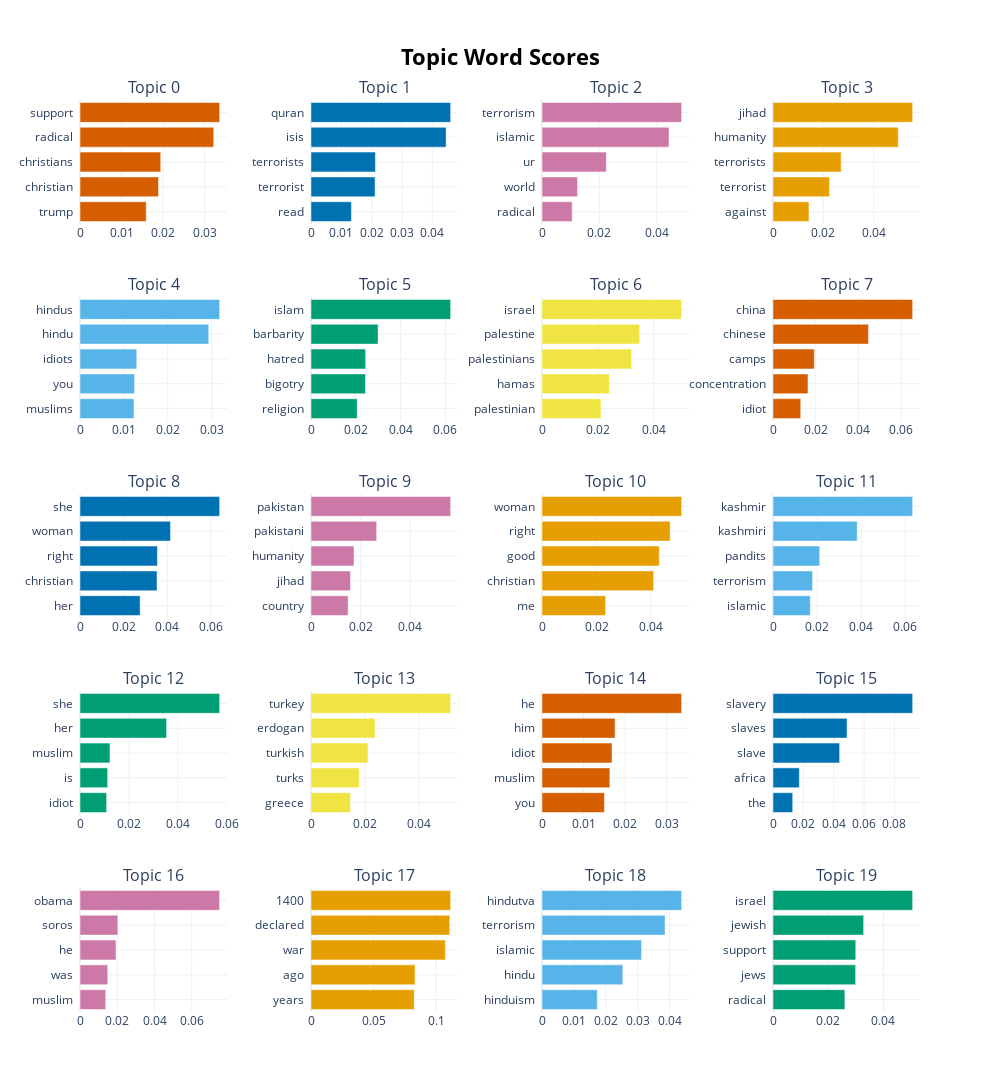

The notebook cell saved with this chart:
### Code cell
topic_models[2].visualize_barchart(top_n_topics=20)

### Figure 1 — Plotly figure (JSON) as saved in the notebook; plotly's stock layout.template omitted (floating-point values rounded to 4 significant figures)
{"data": [{"marker": {"color": "#D55E00"}, "orientation": "h", "type": "bar", "x": [0.01593, 0.01888, 0.01942, 0.03217, 0.03359], "xaxis": "x", "y": ["trump  ", "christian  ", "christians  ", "radical  ", "support  "], "yaxis": "y"}, {"marker": {"color": "#0072B2"}, "orientation": "h", "type": "bar", "x": [0.01333, 0.02113, 0.02124, 0.04455, 0.04604], "xaxis": "x2", "y": ["read  ", "terrorist  ", "terrorists  ", "isis  ", "quran  "], "yaxis": "y2"}, {"marker": {"color": "#CC79A7"}, "orientation": "h", "type": "bar", "x": [0.01051, 0.01238, 0.02242, 0.04425, 0.04866], "xaxis": "x3", "y": ["radical  ", "world  ", "ur  ", "islamic  ", "terrorism  "], "yaxis": "y3"}, {"marker": {"color": "#E69F00"}, "orientation": "h", "type": "bar", "x": [0.01428, 0.02245, 0.02705, 0.04974, 0.05546], "xaxis": "x4", "y": ["against  ", "terrorist  ", "terrorists  ", "humanity  ", "jihad  "], "yaxis": "y4"}, {"marker": {"color": "#56B4E9"}, "orientation": "h", "type": "bar", "x": [0.0123, 0.01243, 0.01293, 0.02933, 0.03181], "xaxis": "x5", "y": ["muslims  ", "you  ", "idiots  ", "hindu  ", "hindus  "], "yaxis": "y5"}, {"marker": {"color": "#009E73"}, "orientation": "h", "type": "bar", "x": [0.02061, 0.02432, 0.0244, 0.02994, 0.06233], "xaxis": "x6", "y": ["religion  ", "bigotry  ", "hatred  ", "barbarity  ", "islam  "], "yaxis": "y6"}, {"marker": {"color": "#F0E442"}, "orientation": "h", "type": "bar", "x": [0.02112, 0.02413, 0.03211, 0.035, 0.05003], "xaxis": "x7", "y": ["palestinian  ", "hamas  ", "palestinians  ", "palestine  ", "israel  "], "yaxis": "y7"}, {"marker": {"color": "#D55E00"}, "orientation": "h", "type": "bar", "x": [0.01299, 0.0164, 0.01935, 0.04477, 0.06543], "xaxis": "x8", "y": ["idiot  ", "concentration  ", "camps  ", "chinese  ", "china  "], "yaxis": "y8"}, {"marker": {"color": "#0072B2"}, "orientation": "h", "type": "bar", "x": [0.02754, 0.03527, 0.03544, 0.04145, 0.06395], "xaxis": "x9", "y": ["her  ", "christian  ", "right  ", "woman  ", "she  "], "yaxis": "y9"}, {"marker": {"color": "#CC79A7"}, "orientation": "h", "type": "bar", "x": [0.01497, 0.01591, 0.01735, 0.02649, 0.05634], "xaxis": "x10", "y": ["country  ", "jihad  ", "humanity  ", "pakistani  ", "pakistan  "], "yaxis": "y10"}, {"marker": {"color": "#E69F00"}, "orientation": "h", "type": "bar", "x": [0.02331, 0.04091, 0.04297, 0.04697, 0.05117], "xaxis": "x11", "y": ["me  ", "christian  ", "good  ", "right  ", "woman  "], "yaxis": "y11"}, {"marker": {"color": "#56B4E9"}, "orientation": "h", "type": "bar", "x": [0.01695, 0.01797, 0.02123, 0.03826, 0.06345], "xaxis": "x12", "y": ["islamic  ", "terrorism  ", "pandits  ", "kashmiri  ", "kashmir  "], "yaxis": "y12"}, {"marker": {"color": "#009E73"}, "orientation": "h", "type": "bar", "x": [0.01089, 0.01131, 0.01227, 0.03542, 0.05711], "xaxis": "x13", "y": ["idiot  ", "is  ", "muslim  ", "her  ", "she  "], "yaxis": "y13"}, {"marker": {"color": "#F0E442"}, "orientation": "h", "type": "bar", "x": [0.01461, 0.01784, 0.02112, 0.02371, 0.05166], "xaxis": "x14", "y": ["greece  ", "turks  ", "turkish  ", "erdogan  ", "turkey  "], "yaxis": "y14"}, {"marker": {"color": "#D55E00"}, "orientation": "h", "type": "bar", "x": [0.01502, 0.01634, 0.01684, 0.0176, 0.03361], "xaxis": "x15", "y": ["you  ", "muslim  ", "idiot  ", "him  ", "he  "], "yaxis": "y15"}, {"marker": {"color": "#0072B2"}, "orientation": "h", "type": "bar", "x": [0.01298, 0.01734, 0.04387, 0.04876, 0.09195], "xaxis": "x16", "y": ["the  ", "africa  ", "slave  ", "slaves  ", "slavery  "], "yaxis": "y16"}, {"marker": {"color": "#CC79A7"}, "orientation": "h", "type": "bar", "x": [0.01381, 0.0149, 0.01932, 0.02033, 0.07497], "xaxis": "x17", "y": ["muslim  ", "was  ", "he  ", "soros  ", "obama  "], "yaxis": "y17"}, {"marker": {"color": "#E69F00"}, "orientation": "h", "type": "bar", "x": [0.08251, 0.0831, 0.1073, 0.1109, 0.1116], "xaxis": "x18", "y": ["years  ", "ago  ", "war  ", "declared  ", "1400  "], "yaxis": "y18"}, {"marker": {"color": "#56B4E9"}, "orientation": "h", "type": "bar", "x": [0.01733, 0.02534, 0.0312, 0.03857, 0.04377], "xaxis": "x19", "y": ["hinduism  ", "hindu  ", "islamic  ", "terrorism  ", "hindutva  "], "yaxis": "y19"}, {"marker": {"color": "#009E73"}, "orientation": "h", "type": "bar", "x": [0.02603, 0.02992, 0.02997, 0.03282, 0.05056], "xaxis": "x20", "y": ["radical  ", "jews  ", "support  ", "jewish  ", "israel  "], "yaxis": "y20"}], "layout": {"annotations": [{"font": {"size": 16}, "showarrow": false, "text": "Topic 0", "x": 0.0875, "xanchor": "center", "xref": "paper", "y": 1.0, "yanchor": "bottom", "yref": "paper"}, {"font": {"size": 16}, "showarrow": false, "text": "Topic 1", "x": 0.3625, "xanchor": "center", "xref": "paper", "y": 1.0, "yanchor": "bottom", "yref": "paper"}, {"font": {"size": 16}, "showarrow": false, "text": "Topic 2", "x": 0.6375, "xanchor": "center", "xref": "paper", "y": 1.0, "yanchor": "bottom", "yref": "paper"}, {"font": {"size": 16}, "showarrow": false, "text": "Topic 3", "x": 0.9125, "xanchor": "center", "xref": "paper", "y": 1.0, "yanchor": "bottom", "yref": "paper"}, {"font": {"size": 16}, "showarrow": false, "text": "Topic 4", "x": 0.0875, "xanchor": "center", "xref": "paper", "y": 0.784, "yanchor": "bottom", "yref": "paper"}, {"font": {"size": 16}, "showarrow": false, "text": "Topic 5", "x": 0.3625, "xanchor": "center", "xref": "paper", "y": 0.784, "yanchor": "bottom", "yref": "paper"}, {"font": {"size": 16}, "showarrow": false, "text": "Topic 6", "x": 0.6375, "xanchor": "center", "xref": "paper", "y": 0.784, "yanchor": "bottom", "yref": "paper"}, {"font": {"size": 16}, "showarrow": false, "text": "Topic 7", "x": 0.9125, "xanchor": "center", "xref": "paper", "y": 0.784, "yanchor": "bottom", "yref": "paper"}, {"font": {"size": 16}, "showarrow": false, "text": "Topic 8", "x": 0.0875, "xanchor": "center", "xref": "paper", "y": 0.568, "yanchor": "bottom", "yref": "paper"}, {"font": {"size": 16}, "showarrow": false, "text": "Topic 9", "x": 0.3625, "xanchor": "center", "xref": "paper", "y": 0.568, "yanchor": "bottom", "yref": "paper"}, {"font": {"size": 16}, "showarrow": false, "text": "Topic 10", "x": 0.6375, "xanchor": "center", "xref": "paper", "y": 0.568, "yanchor": "bottom", "yref": "paper"}, {"font": {"size": 16}, "showarrow": false, "text": "Topic 11", "x": 0.9125, "xanchor": "center", "xref": "paper", "y": 0.568, "yanchor": "bottom", "yref": "paper"}, {"font": {"size": 16}, "showarrow": false, "text": "Topic 12", "x": 0.0875, "xanchor": "center", "xref": "paper", "y": 0.352, "yanchor": "bottom", "yref": "paper"}, {"font": {"size": 16}, "showarrow": false, "text": "Topic 13", "x": 0.3625, "xanchor": "center", "xref": "paper", "y": 0.352, "yanchor": "bottom", "yref": "paper"}, {"font": {"size": 16}, "showarrow": false, "text": "Topic 14", "x": 0.6375, "xanchor": "center", "xref": "paper", "y": 0.352, "yanchor": "bottom", "yref": "paper"}, {"font": {"size": 16}, "showarrow": false, "text": "Topic 15", "x": 0.9125, "xanchor": "center", "xref": "paper", "y": 0.352, "yanchor": "bottom", "yref": "paper"}, {"font": {"size": 16}, "showarrow": false, "text": "Topic 16", "x": 0.0875, "xanchor": "center", "xref": "paper", "y": 0.136, "yanchor": "bottom", "yref": "paper"}, {"font": {"size": 16}, "showarrow": false, "text": "Topic 17", "x": 0.3625, "xanchor": "center", "xref": "paper", "y": 0.136, "yanchor": "bottom", "yref": "paper"}, {"font": {"size": 16}, "showarrow": false, "text": "Topic 18", "x": 0.6375, "xanchor": "center", "xref": "paper", "y": 0.136, "yanchor": "bottom", "yref": "paper"}, {"font": {"size": 16}, "showarrow": false, "text": "Topic 19", "x": 0.9125, "xanchor": "center", "xref": "paper", "y": 0.136, "yanchor": "bottom", "yref": "paper"}], "height": 1250, "hoverlabel": {"bgcolor": "white", "font": {"family": "Rockwell", "size": 16}}, "showlegend": false, "title": {"font": {"color": "Black", "size": 22}, "text": "<b>Topic Word Scores", "x": 0.5, "xanchor": "center", "yanchor": "top"}, "width": 1000, "xaxis": {"anchor": "y", "autorange": true, "domain": [0, 0.175], "range": [0, 0.03536], "showgrid": true, "type": "linear"}, "xaxis10": {"anchor": "y10", "autorange": true, "domain": [0.275, 0.45], "range": [0, 0.0593], "showgrid": true, "type": "linear"}, "xaxis11": {"anchor": "y11", "autorange": true, "domain": [0.55, 0.725], "range": [0, 0.05386], "showgrid": true, "type": "linear"}, "xaxis12": {"anchor": "y12", "autorange": true, "domain": [0.825, 1], "range": [0, 0.06679], "showgrid": true, "type": "linear"}, "xaxis13": {"anchor": "y13", "autorange": true, "domain": [0, 0.175], "range": [0, 0.06012], "showgrid": true, "type": "linear"}, "xaxis14": {"anchor": "y14", "autorange": true, "domain": [0.275, 0.45], "range": [0, 0.05438], "showgrid": true, "type": "linear"}, "xaxis15": {"anchor": "y15", "autorange": true, "domain": [0.55, 0.725], "range": [0, 0.03538], "showgrid": true, "type": "linear"}, "xaxis16": {"anchor": "y16", "autorange": true, "domain": [0.825, 1], "range": [0, 0.09679], "showgrid": true, "type": "linear"}, "xaxis17": {"anchor": "y17", "autorange": true, "domain": [0, 0.175], "range": [0, 0.07892], "showgrid": true, "type": "linear"}, "xaxis18": {"anchor": "y18", "autorange": true, "domain": [0.275, 0.45], "range": [0, 0.1174], "showgrid": true, "type": "linear"}, "xaxis19": {"anchor": "y19", "autorange": true, "domain": [0.55, 0.725], "range": [0, 0.04608], "showgrid": true, "type": "linear"}, "xaxis2": {"anchor": "y2", "autorange": true, "domain": [0.275, 0.45], "range": [0, 0.04847], "showgrid": true, "type": "linear"}, "xaxis20": {"anchor": "y20", "autorange": true, "domain": [0.825, 1], "range": [0, 0.05323], "showgrid": true, "type": "linear"}, "xaxis3": {"anchor": "y3", "autorange": true, "domain": [0.55, 0.725], "range": [0, 0.05122], "showgrid": true, "type": "linear"}, "xaxis4": {"anchor": "y4", "autorange": true, "domain": [0.825, 1], "range": [0, 0.05837], "showgrid": true, "type": "linear"}, "xaxis5": {"anchor": "y5", "autorange": true, "domain": [0, 0.175], "range": [0, 0.03349], "showgrid": true, "type": "linear"}, "xaxis6": {"anchor": "y6", "autorange": true, "domain": [0.275, 0.45], "range": [0, 0.06561], "showgrid": true, "type": "linear"}, "xaxis7": {"anchor": "y7", "autorange": true, "domain": [0.55, 0.725], "range": [0, 0.05266], "showgrid": true, "type": "linear"}, "xaxis8": {"anchor": "y8", "autorange": true, "domain": [0.825, 1], "range": [0, 0.06888], "showgrid": true, "type": "linear"}, "xaxis9": {"anchor": "y9", "autorange": true, "domain": [0, 0.175], "range": [0, 0.06732], "showgrid": true, "type": "linear"}, "yaxis": {"anchor": "x", "autorange": true, "domain": [0.864, 1.0], "range": [-0.5, 4.5], "showgrid": true, "type": "category"}, "yaxis10": {"anchor": "x10", "autorange": true, "domain": [0.432, 0.568], "range": [-0.5, 4.5], "showgrid": true, "type": "category"}, "yaxis11": {"anchor": "x11", "autorange": true, "domain": [0.432, 0.568], "range": [-0.5, 4.5], "showgrid": true, "type": "category"}, "yaxis12": {"anchor": "x12", "autorange": true, "domain": [0.432, 0.568], "range": [-0.5, 4.5], "showgrid": true, "type": "category"}, "yaxis13": {"anchor": "x13", "autorange": true, "domain": [0.216, 0.352], "range": [-0.5, 4.5], "showgrid": true, "type": "category"}, "yaxis14": {"anchor": "x14", "autorange": true, "domain": [0.216, 0.352], "range": [-0.5, 4.5], "showgrid": true, "type": "category"}, "yaxis15": {"anchor": "x15", "autorange": true, "domain": [0.216, 0.352], "range": [-0.5, 4.5], "showgrid": true, "type": "category"}, "yaxis16": {"anchor": "x16", "autorange": true, "domain": [0.216, 0.352], "range": [-0.5, 4.5], "showgrid": true, "type": "category"}, "yaxis17": {"anchor": "x17", "autorange": true, "domain": [0, 0.136], "range": [-0.5, 4.5], "showgrid": true, "type": "category"}, "yaxis18": {"anchor": "x18", "autorange": true, "domain": [0, 0.136], "range": [-0.5, 4.5], "showgrid": true, "type": "category"}, "yaxis19": {"anchor": "x19", "autorange": true, "domain": [0, 0.136], "range": [-0.5, 4.5], "showgrid": true, "type": "category"}, "yaxis2": {"anchor": "x2", "autorange": true, "domain": [0.864, 1.0], "range": [-0.5, 4.5], "showgrid": true, "type": "category"}, "yaxis20": {"anchor": "x20", "autorange": true, "domain": [0, 0.136], "range": [-0.5, 4.5], "showgrid": true, "type": "category"}, "yaxis3": {"anchor": "x3", "autorange": true, "domain": [0.864, 1.0], "range": [-0.5, 4.5], "showgrid": true, "type": "category"}, "yaxis4": {"anchor": "x4", "autorange": true, "domain": [0.864, 1.0], "range": [-0.5, 4.5], "showgrid": true, "type": "category"}, "yaxis5": {"anchor": "x5", "autorange": true, "domain": [0.648, 0.784], "range": [-0.5, 4.5], "showgrid": true, "type": "category"}, "yaxis6": {"anchor": "x6", "autorange": true, "domain": [0.648, 0.784], "range": [-0.5, 4.5], "showgrid": true, "type": "category"}, "yaxis7": {"anchor": "x7", "autorange": true, "domain": [0.648, 0.784], "range": [-0.5, 4.5], "showgrid": true, "type": "category"}, "yaxis8": {"anchor": "x8", "autorange": true, "domain": [0.648, 0.784], "range": [-0.5, 4.5], "showgrid": true, "type": "category"}, "yaxis9": {"anchor": "x9", "autorange": true, "domain": [0.432, 0.568], "range": [-0.5, 4.5], "showgrid": true, "type": "category"}}}
